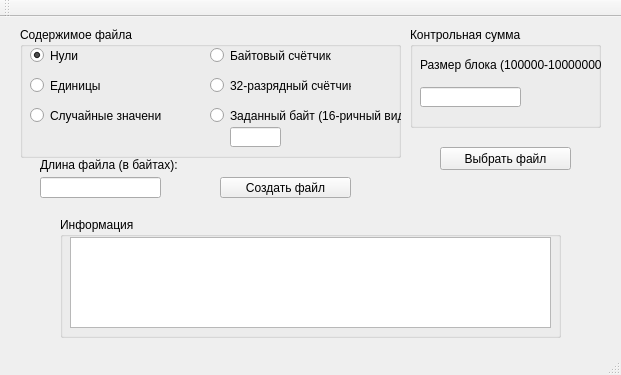
<?xml version="1.0" encoding="UTF-8"?>
<ui version="4.0">
 <class>MainWindow</class>
 <widget class="QMainWindow" name="MainWindow">
  <property name="enabled">
   <bool>true</bool>
  </property>
  <property name="geometry">
   <rect>
    <x>0</x>
    <y>0</y>
    <width>621</width>
    <height>375</height>
   </rect>
  </property>
  <property name="mouseTracking">
   <bool>false</bool>
  </property>
  <property name="acceptDrops">
   <bool>false</bool>
  </property>
  <property name="windowTitle">
   <string>MainWindow</string>
  </property>
  <property name="autoFillBackground">
   <bool>false</bool>
  </property>
  <property name="animated">
   <bool>true</bool>
  </property>
  <property name="documentMode">
   <bool>false</bool>
  </property>
  <property name="unifiedTitleAndToolBarOnMac">
   <bool>false</bool>
  </property>
  <widget class="QWidget" name="centralWidget">
   <widget class="QLineEdit" name="lineEdit">
    <property name="geometry">
     <rect>
      <x>40</x>
      <y>160</y>
      <width>121</width>
      <height>21</height>
     </rect>
    </property>
   </widget>
   <widget class="QPushButton" name="pushButton">
    <property name="geometry">
     <rect>
      <x>220</x>
      <y>160</y>
      <width>131</width>
      <height>21</height>
     </rect>
    </property>
    <property name="text">
     <string>Создать файл</string>
    </property>
   </widget>
   <widget class="QGroupBox" name="groupBox">
    <property name="geometry">
     <rect>
      <x>20</x>
      <y>10</y>
      <width>381</width>
      <height>131</height>
     </rect>
    </property>
    <property name="title">
     <string>Содержимое файла</string>
    </property>
    <widget class="QRadioButton" name="radioButton">
     <property name="geometry">
      <rect>
       <x>10</x>
       <y>20</y>
       <width>82</width>
       <height>17</height>
      </rect>
     </property>
     <property name="text">
      <string>Нули</string>
     </property>
     <property name="checkable">
      <bool>true</bool>
     </property>
     <property name="checked">
      <bool>true</bool>
     </property>
    </widget>
    <widget class="QRadioButton" name="radioButton_2">
     <property name="geometry">
      <rect>
       <x>10</x>
       <y>50</y>
       <width>82</width>
       <height>17</height>
      </rect>
     </property>
     <property name="text">
      <string>Единицы</string>
     </property>
    </widget>
    <widget class="QRadioButton" name="radioButton_4">
     <property name="geometry">
      <rect>
       <x>10</x>
       <y>80</y>
       <width>131</width>
       <height>17</height>
      </rect>
     </property>
     <property name="text">
      <string>Случайные значения</string>
     </property>
    </widget>
    <widget class="QRadioButton" name="radioButton_5">
     <property name="geometry">
      <rect>
       <x>190</x>
       <y>20</y>
       <width>121</width>
       <height>17</height>
      </rect>
     </property>
     <property name="text">
      <string>Байтовый счётчик</string>
     </property>
    </widget>
    <widget class="QRadioButton" name="radioButton_6">
     <property name="geometry">
      <rect>
       <x>190</x>
       <y>50</y>
       <width>141</width>
       <height>17</height>
      </rect>
     </property>
     <property name="text">
      <string>32-разрядный счётчик</string>
     </property>
    </widget>
    <widget class="QRadioButton" name="radioButton_3">
     <property name="geometry">
      <rect>
       <x>190</x>
       <y>80</y>
       <width>191</width>
       <height>17</height>
      </rect>
     </property>
     <property name="text">
      <string>Заданный байт (16-ричный вид):</string>
     </property>
    </widget>
    <widget class="QLineEdit" name="lineEdit_2">
     <property name="geometry">
      <rect>
       <x>210</x>
       <y>100</y>
       <width>51</width>
       <height>20</height>
      </rect>
     </property>
     <property name="inputMask">
      <string/>
     </property>
     <property name="text">
      <string/>
     </property>
     <property name="maxLength">
      <number>32767</number>
     </property>
    </widget>
   </widget>
   <widget class="QLabel" name="label">
    <property name="geometry">
     <rect>
      <x>40</x>
      <y>140</y>
      <width>141</width>
      <height>16</height>
     </rect>
    </property>
    <property name="text">
     <string>Длина файла (в байтах):</string>
    </property>
   </widget>
   <widget class="QGroupBox" name="groupBox_2">
    <property name="geometry">
     <rect>
      <x>60</x>
      <y>200</y>
      <width>501</width>
      <height>121</height>
     </rect>
    </property>
    <property name="title">
     <string>Информация</string>
    </property>
    <widget class="QTextBrowser" name="textBrowser">
     <property name="geometry">
      <rect>
       <x>10</x>
       <y>20</y>
       <width>481</width>
       <height>91</height>
      </rect>
     </property>
    </widget>
   </widget>
   <widget class="QGroupBox" name="groupBox_3">
    <property name="geometry">
     <rect>
      <x>410</x>
      <y>10</y>
      <width>191</width>
      <height>101</height>
     </rect>
    </property>
    <property name="title">
     <string>Контрольная сумма</string>
    </property>
    <widget class="QLabel" name="label_2">
     <property name="geometry">
      <rect>
       <x>10</x>
       <y>30</y>
       <width>181</width>
       <height>16</height>
      </rect>
     </property>
     <property name="text">
      <string>Размер блока (100000-10000000):</string>
     </property>
    </widget>
    <widget class="QLineEdit" name="lineEdit_3">
     <property name="geometry">
      <rect>
       <x>10</x>
       <y>60</y>
       <width>101</width>
       <height>20</height>
      </rect>
     </property>
    </widget>
   </widget>
   <widget class="QPushButton" name="pushButton_3">
    <property name="geometry">
     <rect>
      <x>440</x>
      <y>130</y>
      <width>131</width>
      <height>23</height>
     </rect>
    </property>
    <property name="text">
     <string>Выбрать файл</string>
    </property>
   </widget>
  </widget>
  <widget class="QMenuBar" name="menuBar">
   <property name="geometry">
    <rect>
     <x>0</x>
     <y>0</y>
     <width>621</width>
     <height>21</height>
    </rect>
   </property>
  </widget>
  <widget class="QToolBar" name="mainToolBar">
   <attribute name="toolBarArea">
    <enum>TopToolBarArea</enum>
   </attribute>
   <attribute name="toolBarBreak">
    <bool>false</bool>
   </attribute>
  </widget>
  <widget class="QStatusBar" name="statusBar"/>
 </widget>
 <layoutdefault spacing="6" margin="11"/>
 <resources/>
 <connections/>
</ui>
